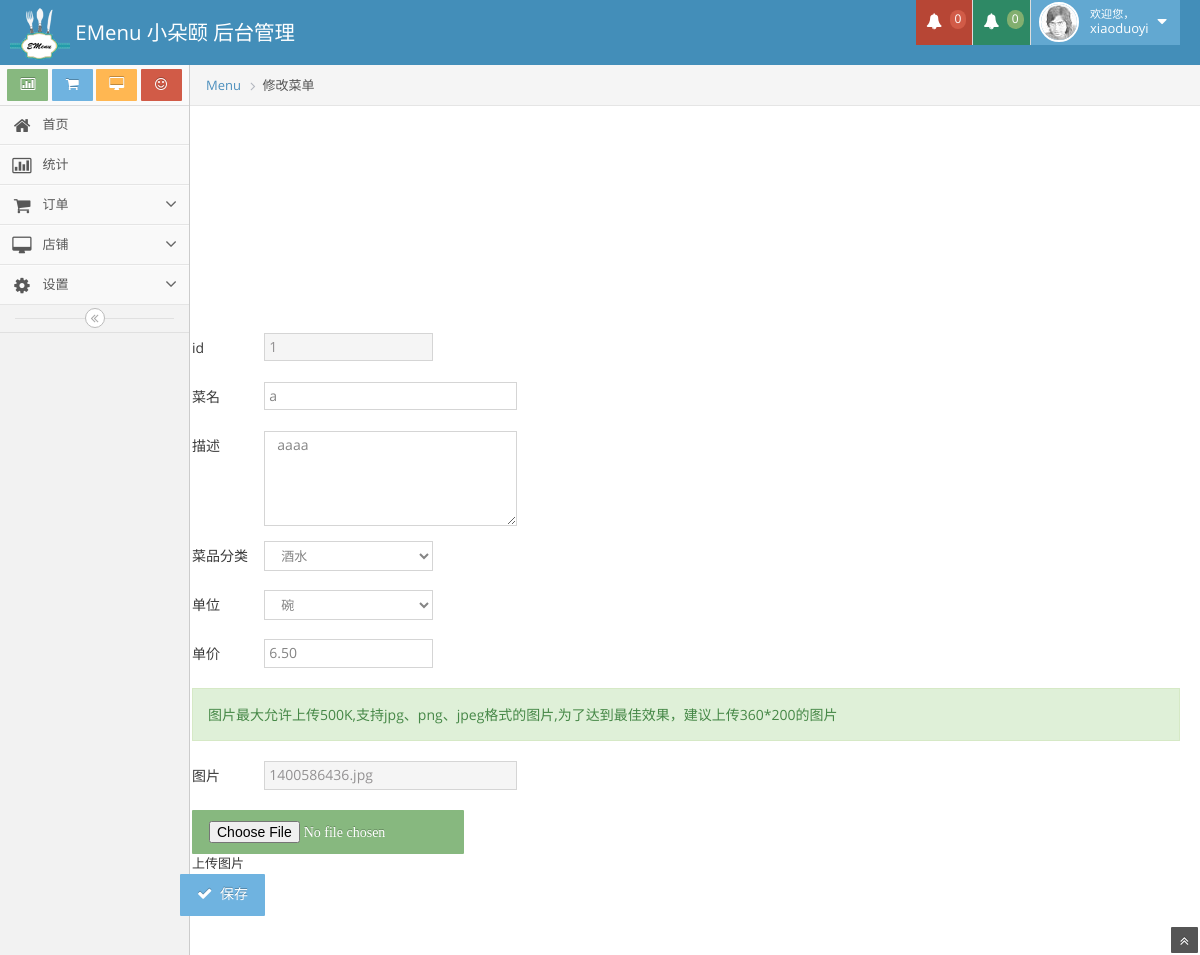
The app's page /index.php/WebPage/menuitemedit?itemid=1 (signed in) with its own data.
### tables this page shows
CREATE TABLE IF NOT EXISTS `restaurant` (
  `restaurant_id` int(11) NOT NULL AUTO_INCREMENT COMMENT '餐厅id',
  `name` varchar(50) NOT NULL COMMENT '餐厅名',
  `address` varchar(200) NOT NULL COMMENT '地址',
  `phone` varchar(15) NOT NULL COMMENT '电话',
  `description` text NOT NULL COMMENT '描述',
  `type` varchar(50) NOT NULL COMMENT '类型',
  `account_id` int(11) NOT NULL COMMENT '用户id',
  `menu_id` int(11) NOT NULL COMMENT '菜单id',
  `picture_id` int(11) NOT NULL COMMENT '图片id',
  PRIMARY KEY (`restaurant_id`),
  KEY `menu_id` (`menu_id`)
);

CREATE TABLE IF NOT EXISTS `account` (
  `account_id` int(11) NOT NULL AUTO_INCREMENT COMMENT '用户id',
  `username` varchar(20) NOT NULL COMMENT '用户名',
  `password` varchar(20) NOT NULL COMMENT '密码',
  `email` varchar(40) NOT NULL COMMENT '邮箱',
  `question` varchar(50) NOT NULL COMMENT '问题',
  `answer` varchar(50) NOT NULL COMMENT '答案',
  `status` varchar(20) NOT NULL COMMENT '状态',
  `restaurant_id` int(11) NOT NULL COMMENT '餐厅id',
  PRIMARY KEY (`account_id`)
);

CREATE TABLE IF NOT EXISTS `item` (
  `item_id` int(11) NOT NULL AUTO_INCREMENT COMMENT '菜目id',
  `name` varchar(50) NOT NULL COMMENT '菜目名',
  `description` text NOT NULL COMMENT '描述',
  `unit` varchar(10) NOT NULL COMMENT '单位',
  `price` decimal(5,2) NOT NULL COMMENT '单价',
  `category_id` int(11) NOT NULL COMMENT '菜品类id',
  PRIMARY KEY (`item_id`),
  KEY `category_id` (`category_id`)
);

CREATE TABLE IF NOT EXISTS `picture` (
  `picture_id` int(11) NOT NULL AUTO_INCREMENT COMMENT '图片id',
  `name` varchar(50) NOT NULL COMMENT '图片名',
  `description` varchar(200) NOT NULL COMMENT '描述',
  `restaurant_id` int(11) DEFAULT NULL COMMENT '餐厅名',
  `item_id` int(11) DEFAULT NULL COMMENT '菜目id',
  PRIMARY KEY (`picture_id`),
  KEY `item_id` (`item_id`),
  KEY `restaurant_id` (`restaurant_id`)
);

### application/controllers/WebPage.php (called while the page is built, shortened)
<?php
class WebPage extends base{
	public function __construct()
	{
		$this->load->model('Management_Model');
	}
	function menuitemedit()
	{
		$this->load->view('menuitemedit');
	}
}

### index.php (called while the page is built, shortened)
<?php
require_once BASEPATH.'core/CodeIgniter.php';

### application/models/management_model.php (called while the page is built, shortened)
<?php
class Management_Model extends CI_Model
{
	function select_row($id,$table)
	{
		if($table == "qrcode")
		{
			$idname = "qrcode_data";
		}
		else
		{
			$idname = $table."_id";
		}
		$this->db->where($idname,$id);
		$this->db->select('*');
		$arr = $this->db->get($table);
		return $arr;
	}
	function select_specialrow($idname,$id,$table)
	{
		$this->db->where($idname,$id);
		$this->db->select('*');
		$arr = $this->db->get($table);
		return $arr;
	}
}

### application/views/menuitemedit.php (the view, shortened to what this page needs)
<!DOCTYPE html>
<html xmlns="http://www.w3.org/1999/xhtml">
    <?php include ('head.php'); ?>
    <body>
        <?php
            include ('navbar.php');
        ?>
        <div class="main-container" id="main-container">
            <div class="main-container-inner">
                <?php
                    include ('sidebar.php');
                ?>
                <div class="main-content">
                    <div class="breadcrumbs" id="breadcrumbs">
                        <ul class="breadcrumb">
                            <li><a href="/orderonline/index.php/WebPage/menu">Menu</a></li>
                            <li class="active">修改菜单</li>
                        </ul>
                    </div>
                    <div class="page-content">
                        <div class="row">
                            <div class="col-sm-12">
                                <form enctype="multipart/form-data" class="form-horizontal" id="shoptype-form" action="/orderonline/index.php/RestaurantManage/EditMenuItem?accountid=<?php echo $accountid;?>" method="post">
                                    <?php
                                        $itemid = $_GET['itemid'];
                                        $itemarr = $this->Management_Model->select_row($itemid,'item');
                                        $itemname = $itemarr->result()[0]->name;
                                        $description = $itemarr->result()[0]->description;
                                        $categoryid = $itemarr->result()[0]->category_id;
                                        $unit = $itemarr->result()[0]->unit;
                                        $price = $itemarr->result()[0]->price;
                                        $picturearr = $this->Management_Model->select_specialrow('item_id',$itemid,'picture');
                                        $picturename = $picturearr->result()[0]->name;
                                    ?>
                                    <div id="basicinfo" class="tab-pane active">
                                        <div class="form-group">
                                            <label class="col-sm-1">
                                                <label for="Config_tag">
                                                            id
                                                </label>
                                            </label>
                                            <input class="col-sm-2" value="<?php echo $itemid;?>" name="itemid" id="itemid" type="text" readonly />
                                        </div>
                                        <div class="form-group">
                                            <label class="col-sm-1">
                                                <label for="Config_tag">
                                                            菜名
                                                </label>
                                            </label>
                                            <input class="col-sm-3" value="<?php echo $itemname;?>" name="itemname" id="itemname" type="text" />
                                        </div>
                                        <div class="form-group">
                                            <label class="col-sm-1">
                                                <label for="Config_shopaddress">
                                                            描述
                                                </label>
                                            </label>
                                            <textarea class="col-sm-3" rows="5" name="description" id="description"><?php echo $description;?>
                                            </textarea>
                                        </div>
                                        <div class="form-group">
                                            <label class="col-sm-1">
                                                <label for="type">
                                                            菜品分类
                                                </label>
                                            </label>
                                            <select class="col-sm-2" name="type" id="type">
                                                <?php
                                                    $accountarr = $this->Management_Model->select_row($accountid,'account');
                                                    $restaurantid = $accountarr->result()[0]->restaurant_id;
                                                    $restaurantarr = $this->Management_Model->select_row($restaurantid,'restaurant');
                                                    $menuid = $restaurantarr->result()[0]->menu_id;
                                                    $categoryarr = $this->Management_Model->select_specialrow('menu_id',$menuid,'category');
                                                    for($i=0;$i<count($categoryarr->result());$i++)
                                                    {
                                                        if($categoryid == $categoryarr->result()[$i]->category_id)
                                                        {
                                                            echo "<option value='".$categoryarr->result()[$i]->category_id."' selected='selected'>".$categoryarr->result()[$i]->name."</option>";
                                                        }
                                                        else
                                                        {
                                                            echo "<option value='".$categoryarr->result()[$i]->category_id."'>".$categoryarr->result()[$i]->name."</option>";
                                                        }
                                                    }
                                                ?>
                                            </select>
                                        </div>
                                        <div class="form-group">
                                            <label class="col-sm-1">
                                                <label for="unit">
                                                            单位
                                                </label>
                                            </label>
                                            <select class="col-sm-2" name="unit" id="unit">
                                                <?php
                                                    if($unit == "碗")
                                                    {
                                                        echo "<option value='碗' selected='selected'>碗</option>";
                                                    }
                                                ?>
                                            </select>
                                        </div>
                                        <div class="form-group">
                                            <label class="col-sm-1">
                                                <label for="price">
                                                            单价
                                                </label>
                                            </label>
                                            <input class="col-sm-2" value="<?php echo $price;?>" name="price" id="price" type="text" />
                                        </div>
                                    </div>
                                    <div class="alert alert-block alert-success">
                                                    图片最大允许上传500K,支持jpg、png、jpeg格式的图片,为了达到最佳效果，建议上传360*200的图片
                                    </div>
                                    <div class="form-group">
                                        <label class="col-sm-1">
                                            <label for="price">
                                                            图片
                                            </label>
                                        </label>
                                        <input class="col-sm-3" value="<?php echo $picturename;?>" name="picture" id="picture" type="text" readonly />
                                    </div>
                                    <div style="">
                                        <input type="file" class="btn-success btn" name="pic">上传图片</input>
                                    </div>
                                    <div class="form-group">
                                        <button class="btn btn-info" type="submit">
                                            <i class="icon-ok bigger-110"></i>
														保存
                                        </button>
                                    </div>
                                </form>
                            </div>
                        </div>
                    </div>
                </div>
            </div>
            <a href="#" id="btn-scroll-up" class="btn-scroll-up btn btn-sm btn-inverse">
                <i class="icon-double-angle-up icon-only bigger-110"></i>
            </a>
        </div>
    </body>
</html>

### application/views/navbar.php (shortened to what this page needs)
<div class="navbar navbar-default" id="navbar">
    <div class="navbar-container" id="navbar-container">
        <div class="navbar-header pull-left">
            <a href="/orderonline/index.php/WebPage/mainpage" class="navbar-brand" style="padding: 5px 0 0 0;">
                <small>
                    <img src="/orderonline/public/img/logo_38.png">
						EMenu
                    <?php
                        if (!isset($_SESSION['accountid'])) {
                        }
                        else
                        {
                            $accountid=$_SESSION['accountid'];
                            $accountarr = $this->Management_Model->select_row($accountid,'account');
                            $restaurantid = $accountarr->result()[0]->restaurant_id;
                            $accountname = $accountarr->result()[0]->username;
                            $restaurantarr = $this->Management_Model->select_row($restaurantid,'restaurant');
                            $restaurantname = $restaurantarr->result()[0]->name;
                        }
                            echo $restaurantname;
                    ?>
                        后台管理
                </small>
            </a>
        </div>
        <div class="navbar-header pull-right" role="navigation">
            <ul class="nav ace-nav">
                <li class="red">
                    <a data-toggle="dropdown" class="dropdown-toggle" href="#">
                        <i class="icon-bell-alt icon-animated-bell"></i>
                        <span class="badge badge-important oatnum redalert">0</span>
                    </a>
                </li>
                <li class="green">
                    <a data-toggle="dropdown" class="dropdown-toggle" href="#">
                        <i class="icon-bell-alt icon-animated-bell"></i>
                        <span class="badge badge-success">0</span>
                    </a>
                </li>
                <li class="light-blue">
                    <a data-toggle="dropdown" href="#" class="dropdown-toggle">
                        <img class="nav-user-photo" src="/orderonline/public/ace/avatars/user.jpg" alt="Jason's Photo" />
                        <span class="user-info">
                            <small>欢迎您，</small>
                            <?php
                                echo $accountname;
                            ?>							</span>
                        <i class="icon-caret-down"></i>
                    </a>
                </li>
            </ul>
        </div>
    </div>
</div>

### public/ace/css/style.css (style rules this page uses)
body { background-repeat:repeat; background-color:rgb(251,251,251); }
.btn { -webkit-border-radius:1px; -moz-border-radius:1px; border-radius:1px; font-family:"OpenSansRegular"; }

### records on screen
restaurant: name "小朵颐"
account: username "xiaoduoyi"
item: itemname "a", description "aaaa", unit "碗", price "6.50"
picture: picture "1400586436.jpg"

### other values on screen
form field type "酒水"
